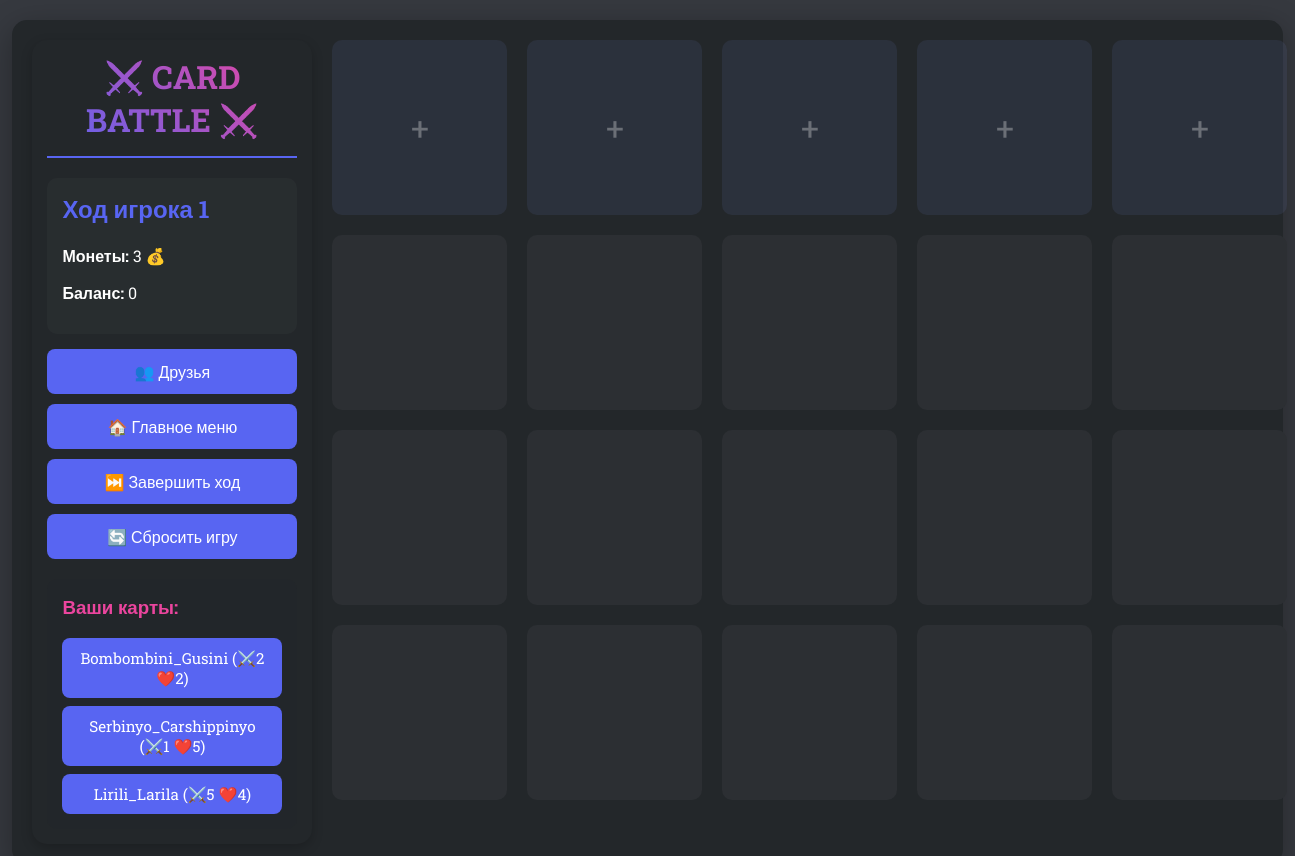
The page /play (signed in) on the database its author committed.
### deck.py (models this page shows)
class Card(SqlAlchemyBase):
    __tablename__ = 'cards'
    id = Column(Integer, primary_key=True, autoincrement=True)
    name = Column(String, nullable=False)
    attack = Column(Integer, nullable=False)
    health = Column(Integer, nullable=False)
    cost = Column(Integer, nullable=False)
    ready_to_attack: bool = False

### app.py (the view)
@app.route("/play")
def play():
    if "user_id" not in session:
        return redirect(url_for('login'))
    if 'available_cards' not in session or session.get('cards_player') != session.get('current_player', 1):
        random_cards = deck.get_random_cards(3)
        session['available_cards'] = [c.id for c in random_cards]
        session['cards_player'] = session.get('current_player', 1)
    else:
        random_cards = [deck.get_card_by_id(cid) for cid in session['available_cards']]
    return render_template("index.html",
                           cards=random_cards,
                           grid=deck.grid,
                           current_player=session.get('current_player', 1),
                           damage_balance=deck.damage_balance,
                           coins=deck.coins,
                           username=session.get('username'))

### deck.py (called while the page is built)
    def get_random_cards(self, count=3):
        session = self.Session()
        try:
            all_ids = [id_tuple[0] for id_tuple in session.query(Card.id).all()]
            if not all_ids:
                return []
            random_ids = random.sample(all_ids, min(count, len(all_ids)))
            return session.query(Card).filter(Card.id.in_(random_ids)).all()
        finally:
            session.close()

### templates/index.html (shortened to what this page needs)
<!DOCTYPE html>
<html>
<head>
    <link rel="stylesheet" href="{{ url_for('static', filename='style.css') }}">
</head>
<body>
    <div class="game-container game-layout">
        <div class="side-panel">
            <h1 class="game-title">⚔️ CARD BATTLE ⚔️</h1>
            <div class="player-info">
                <h2>Ход игрока {{ current_player }}</h2>
                <p><strong>Монеты:</strong> {{ coins[current_player] }} 💰</p>
                <div class="balance-indicator">
                    <p><strong>Баланс:</strong> {{ damage_balance }}</p>
                </div>
            </div>
            <div class="controls">
                <a href="/friends" class="control-button">👥 Друзья</a>
                <a href="/main_menu" class="control-button">🏠 Главное меню</a>
                {% if current_player == 1 %}
                    <a href="/player1_turn" class="control-button">⏭️ Завершить ход</a>
                {% elif current_player == 2 %}
                    <a href="/player2_turn" class="control-button">⏭️ Завершить ход</a>
                {% endif %}
                <a href="/reset" class="control-button">🔄 Сбросить игру</a>
            </div>
            <div class="player-area">
                <h3>Ваши карты:</h3>
                <div class="card-selection">
                    {% if current_player == 1 %}
                        {% for card in cards %}
                        <a href="/pick_up_the_card/{{ card.id }}" class="card-preview">
                            {{ card.name }} (⚔️{{ card.attack }} ❤️{{ card.health }})
                        </a>
                        {% endfor %}
                    {% else %}
                        {% for card in cards %}
                        <a href="/pick_up_the_card/{{ card.id }}" class="card-preview">
                            {{ card.name }} (⚔️{{ card.attack }} ❤️{{ card.health }})
                        </a>
                        {% endfor %}
                    {% endif %}
                </div>
            </div>
        </div>
        <div class="battlefield">
            <div class="grid-container">
                {% for row_idx in range(4) %}
                    {% for col_idx in range(5) %}
                    <div class="grid-cell {% if not grid[row_idx][col_idx] and ((current_player == 1 and row_idx == 0) or (current_player == 2 and row_idx == 3)) %}empty{% endif %}">
                        {% if grid[row_idx][col_idx] %}
                        <div class="card player{{ grid[row_idx][col_idx].player_id }}">
                            <div class="card-name">{{ grid[row_idx][col_idx].name }}</div>
                            <div class="card-stats">
                                <span>⚔️{{ grid[row_idx][col_idx].attack }}</span>
                                <span>❤️{{ grid[row_idx][col_idx].health }}</span>
                            </div>
                        </div>
                        {% else %}
                            {% if (current_player == 1 and row_idx == 0) or (current_player == 2 and row_idx == 3) %}
                            <a href="/place_card/{{ row_idx }}/{{ col_idx }}" class="empty-slot">
                                <div class="slot-content">+</div>
                            </a>
                            {% endif %}
                        {% endif %}
                    </div>
                    {% endfor %}
                {% endfor %}
            </div>
        </div>
    </div>
</body>
</html>

### static/style.css (style rules this page uses)
:root { --primary: #5865F2; --secondary: #EB459E; --success: #57F287; --danger: #ED4245; --dark: #23272A; --light: #FFFFFF; --background: #36393F; --card-bg: #2C2F33; --text-light: rgba(255, 255, 255, 0.9); --text-muted: rgba(255, 255, 255, 0.6); }
body { margin: 0; padding: 0; font-family: 'Roboto Slab', sans-serif; background: var(--background); color: var(--light); min-height: 100vh; display: flex; flex-direction: column; align-items: center; }
.game-container { width: 95%; max-width: 1400px; background: var(--dark); border-radius: 15px; padding: 20px; margin: 20px 0; box-shadow: 0 8px 32px rgba(0, 0, 0, 0.3); }
.game-layout { display: grid; grid-template-columns: 280px 1fr; gap: 20px; }
.side-panel { background: var(--dark); border-radius: 15px; padding: 15px; box-shadow: 0 4px 12px rgba(0, 0, 0, 0.2); display: flex; flex-direction: column; }
.game-title { font-size: 2rem; margin: 0 0 20px 0; padding-bottom: 15px; background: linear-gradient(45deg, var(--primary), var(--secondary)); -webkit-background-clip: text; background-clip: text; color: transparent; text-align: center; border-bottom: 2px solid var(--primary); }
.player-info { background: rgba(44, 47, 51, 0.7); padding: 15px; border-radius: 10px; margin-bottom: 15px; }
.player-info h2 { margin-top: 0; color: var(--primary); }
.balance-indicator { margin-top: 10px; }
.controls { display: flex; flex-direction: column; gap: 10px; margin-bottom: 20px; }
.control-button, .menu-button { background: var(--primary); color: white; border: none; padding: 12px; border-radius: 8px; font-size: 1rem; cursor: pointer; transition: all 0.3s ease; text-decoration: none; text-align: center; font-weight: 500; }
.player-area { margin-top: auto; padding: 15px; background: rgba(35, 39, 42, 0.5); border-radius: 10px; }
.player-area h3 { margin-top: 0; color: var(--secondary); }
.card-selection { display: flex; flex-direction: column; gap: 8px; }
.card-preview { display: block; padding: 10px; background: var(--primary); color: white; border-radius: 8px; text-decoration: none; transition: all 0.2s ease; text-align: center; font-size: 0.95rem; }
.battlefield { grid-column: 2; height: calc(100vh - 100px); display: flex; flex-direction: column; }
.grid-container { flex-grow: 1; display: grid; grid-template-rows: repeat(4, 1fr); grid-template-columns: repeat(5, 1fr); gap: 75px; margin-top: 0; }
.grid-cell { min-height: 175px; min-width: 175px; background: var(--card-bg); border-radius: 10px; position: relative; overflow: hidden; transition: all 0.2s ease; }
.grid-cell.empty { cursor: pointer; background: rgba(114, 137, 218, 0.1); }
.empty-slot { display: flex; width: 100%; height: 100%; align-items: center; justify-content: center; text-decoration: none; }
.slot-content { width: 100%; height: 100%; display: flex; align-items: center; justify-content: center; font-size: 2rem; color: rgba(255, 255, 255, 0.3); transition: all 0.2s ease; }
@media (min-width: 1200px) { .grid-container { grid-template-rows: repeat(4, 120px); grid-template-columns: repeat(5, 120px); } }

### rows shown on the page
Card: name "Bombombini_Gusini", attack "2", health "2"
Card: name "Serbinyo_Carshippinyo", attack "1", health "5"
Card: name "Lirili_Larila", attack "5", health "4"

### other values the page prints
{{ current_player }} "1"
{{ coins[current_player] }} "3"
{{ damage_balance }} "0"
